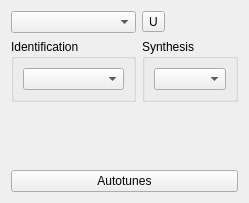
<?xml version="1.0" encoding="UTF-8"?>
<ui version="4.0">
 <class>Form</class>
 <widget class="QWidget" name="Form">
  <property name="geometry">
   <rect>
    <x>0</x>
    <y>0</y>
    <width>249</width>
    <height>203</height>
   </rect>
  </property>
  <property name="sizePolicy">
   <sizepolicy hsizetype="Minimum" vsizetype="Minimum">
    <horstretch>0</horstretch>
    <verstretch>0</verstretch>
   </sizepolicy>
  </property>
  <property name="windowTitle">
   <string>Form</string>
  </property>
  <property name="styleSheet">
   <string notr="true"/>
  </property>
  <layout class="QGridLayout" name="gridLayout">
   <item row="0" column="1">
    <widget class="QToolButton" name="bUpdateControllerList">
     <property name="text">
      <string>U</string>
     </property>
     <property name="icon">
      <iconset theme="edit-redo"/>
     </property>
    </widget>
   </item>
   <item row="2" column="0">
    <spacer name="verticalSpacer">
     <property name="orientation">
      <enum>Qt::Vertical</enum>
     </property>
     <property name="sizeHint" stdset="0">
      <size>
       <width>20</width>
       <height>0</height>
      </size>
     </property>
    </spacer>
   </item>
   <item row="0" column="0">
    <widget class="QComboBox" name="cPID"/>
   </item>
   <item row="1" column="1">
    <widget class="QGroupBox" name="gSynthesis">
     <property name="title">
      <string>Synthesis</string>
     </property>
     <layout class="QGridLayout" name="gridLayout_3">
      <item row="0" column="0">
       <widget class="QComboBox" name="cSynthesisMethod"/>
      </item>
     </layout>
    </widget>
   </item>
   <item row="3" column="0" colspan="2">
    <widget class="QPushButton" name="bAutotune">
     <property name="text">
      <string>Autotunes</string>
     </property>
    </widget>
   </item>
   <item row="1" column="0">
    <widget class="QGroupBox" name="gIdentification">
     <property name="title">
      <string>Identification</string>
     </property>
     <layout class="QGridLayout" name="gridLayout_2">
      <item row="0" column="0">
       <widget class="QComboBox" name="cIdentificationMethod"/>
      </item>
     </layout>
    </widget>
   </item>
  </layout>
 </widget>
 <resources/>
 <connections/>
</ui>
